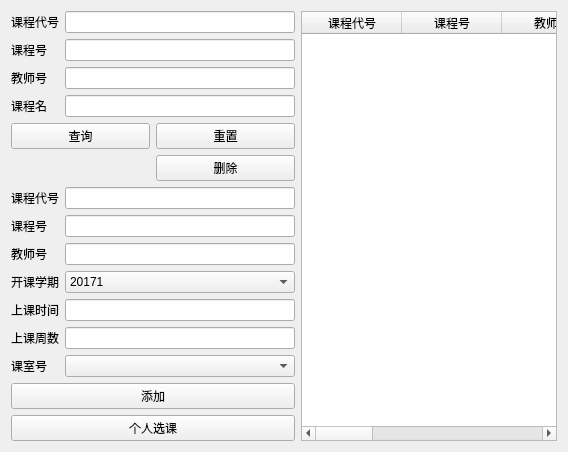
     <widget class="QWidget" name="tab_choose_cou">
      <attribute name="title">
       <string>选课管理</string>
      </attribute>
      <layout class="QHBoxLayout" name="horizontalLayout_10">
       <item>
        <layout class="QHBoxLayout" name="horizontalLayout_12" stretch="2,8">
         <item>
          <layout class="QVBoxLayout" name="verticalLayout_13">
           <item>
            <layout class="QGridLayout" name="gridLayout_11">
             <item row="3" column="0">
              <widget class="QLabel" name="label_56">
               <property name="text">
                <string>课程名</string>
               </property>
              </widget>
             </item>
             <item row="0" column="0">
              <widget class="QLabel" name="label_46">
               <property name="text">
                <string>课程代号</string>
               </property>
              </widget>
             </item>
             <item row="2" column="0">
              <widget class="QLabel" name="label_52">
               <property name="text">
                <string>教师号</string>
               </property>
              </widget>
             </item>
             <item row="1" column="0">
              <widget class="QLabel" name="label_45">
               <property name="text">
                <string>课程号</string>
               </property>
              </widget>
             </item>
             <item row="2" column="1">
              <widget class="QLineEdit" name="ld_choose_cou_tno"/>
             </item>
             <item row="1" column="1">
              <widget class="QLineEdit" name="ld_choose_cou_cno"/>
             </item>
             <item row="3" column="1">
              <widget class="QLineEdit" name="ld_choose_cou_name"/>
             </item>
             <item row="0" column="1">
              <widget class="QLineEdit" name="ld_choose_cou_rcno"/>
             </item>
            </layout>
           </item>
           <item>
            <layout class="QGridLayout" name="gridLayout_12">
             <item row="0" column="0">
              <widget class="QPushButton" name="btn_choose_cou_query">
               <property name="text">
                <string>查询</string>
               </property>
              </widget>
             </item>
             <item row="0" column="1">
              <widget class="QPushButton" name="btn_choose_cou_reset">
               <property name="text">
                <string>重置</string>
               </property>
              </widget>
             </item>
             <item row="1" column="1">
              <widget class="QPushButton" name="btn_choose_cou_delete">
               <property name="text">
                <string>删除</string>
               </property>
              </widget>
             </item>
            </layout>
           </item>
           <item>
            <layout class="QVBoxLayout" name="verticalLayout_17">
             <item>
              <layout class="QGridLayout" name="gridLayout_13">
               <item row="3" column="1">
                <widget class="QComboBox" name="cbox_choose_cou_term">
                 <item>
                  <property name="text">
                   <string>20171</string>
                  </property>
                 </item>
                 <item>
                  <property name="text">
                   <string>20172</string>
                  </property>
                 </item>
                 <item>
                  <property name="text">
                   <string>20181</string>
                  </property>
                 </item>
                 <item>
                  <property name="text">
                   <string>20182</string>
                  </property>
                 </item>
                 <item>
                  <property name="text">
                   <string>20191</string>
                  </property>
                 </item>
                 <item>
                  <property name="text">
                   <string>20192</string>
                  </property>
                 </item>
                 <item>
                  <property name="text">
                   <string>20201</string>
                  </property>
                 </item>
                 <item>
                  <property name="text">
                   <string>20202</string>
                  </property>
                 </item>
                </widget>
               </item>
               <item row="4" column="0">
                <widget class="QLabel" name="label_48">
                 <property name="text">
                  <string>上课时间</string>
                 </property>
                </widget>
               </item>
               <item row="1" column="0">
                <widget class="QLabel" name="label_53">
                 <property name="text">
                  <string>课程号</string>
                 </property>
                </widget>
               </item>
               <item row="6" column="1">
                <widget class="QComboBox" name="cbox_choose_cou_clr"/>
               </item>
               <item row="4" column="1">
                <widget class="QLineEdit" name="ld_choose_cou_daytime">
                 <property name="text">
                  <string/>
                 </property>
                </widget>
               </item>
               <item row="5" column="0">
                <widget class="QLabel" name="label_47">
                 <property name="text">
                  <string>上课周数</string>
                 </property>
                </widget>
               </item>
               <item row="0" column="1">
                <widget class="QLineEdit" name="ld_choose_cou_rcno1"/>
               </item>
               <item row="6" column="0">
                <widget class="QLabel" name="label_50">
                 <property name="text">
                  <string>课室号</string>
                 </property>
                </widget>
               </item>
               <item row="0" column="0">
                <widget class="QLabel" name="label_51">
                 <property name="text">
                  <string>课程代号</string>
                 </property>
                </widget>
               </item>
               <item row="3" column="0">
                <widget class="QLabel" name="label_49">
                 <property name="text">
                  <string>开课学期</string>
                 </property>
                </widget>
               </item>
               <item row="2" column="0">
                <widget class="QLabel" name="label_54">
                 <property name="text">
                  <string>教师号</string>
                 </property>
                </widget>
               </item>
               <item row="1" column="1">
                <widget class="QLineEdit" name="ld_choose_cou_cno1"/>
               </item>
               <item row="2" column="1">
                <widget class="QLineEdit" name="ld_choose_cou_tno1"/>
               </item>
               <item row="5" column="1">
                <widget class="QLineEdit" name="ld_choose_cou_weektime"/>
               </item>
              </layout>
             </item>
            </layout>
           </item>
           <item>
            <widget class="QPushButton" name="btn_choose_cou_add">
             <property name="text">
              <string>添加</string>
             </property>
            </widget>
           </item>
           <item>
            <layout class="QVBoxLayout" name="verticalLayout_16">
             <item>
              <widget class="QPushButton" name="btn_choose_cou_turn">
               <property name="minimumSize">
                <size>
                 <width>284</width>
                 <height>0</height>
                </size>
               </property>
               <property name="text">
                <string>个人选课</string>
               </property>
              </widget>
             </item>
            </layout>
           </item>
          </layout>
         </item>
         <item>
          <layout class="QVBoxLayout" name="verticalLayout_14">
           <item>
            <widget class="QTableWidget" name="table_choose_cou">
             <column>
              <property name="text">
               <string>课程代号</string>
              </property>
             </column>
             <column>
              <property name="text">
               <string>课程号</string>
              </property>
             </column>
             <column>
              <property name="text">
               <string>教师号</string>
              </property>
             </column>
             <column>
              <property name="text">
               <string>课程名</string>
              </property>
             </column>
             <column>
              <property name="text">
               <string>开课学期</string>
              </property>
             </column>
             <column>
              <property name="text">
               <string>上课时间</string>
              </property>
             </column>
             <column>
              <property name="text">
               <string>上课周数</string>
              </property>
             </column>
             <column>
              <property name="text">
               <string>课室号</string>
              </property>
             </column>
            </widget>
           </item>
          </layout>
         </item>
        </layout>
       </item>
      </layout>
     </widget>
